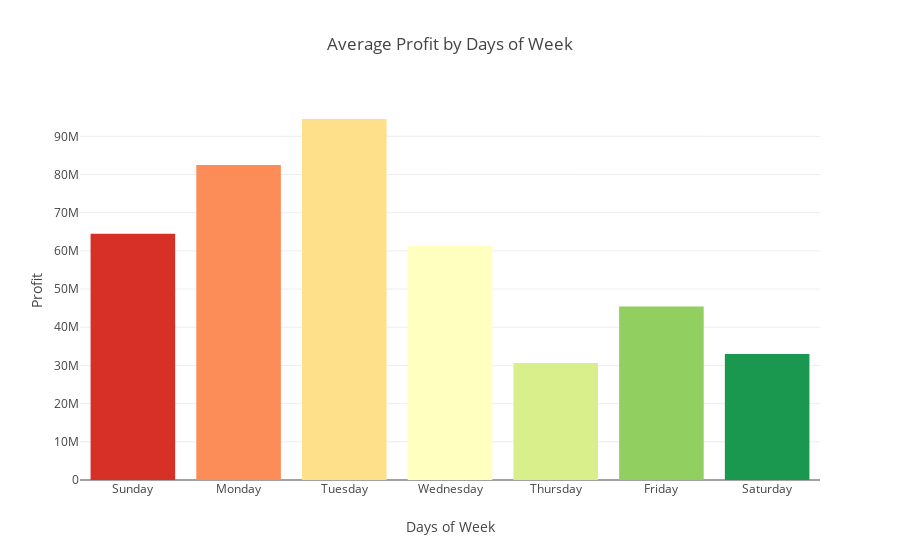

This figure's notebook cell:
### Code cell
import colorlover as cl
bar_data = [go.Bar(x=['Sunday', 'Monday', 'Tuesday', 'Wednesday', 'Thursday', 'Friday', 'Saturday']\
                   , y=profit_by_dow["profit"],marker=dict(color = cl.scales['7']['div']['RdYlGn']))]

py.offline.iplot({ 'data': bar_data,
            'layout': {
               'title': 'Average Profit by Days of Week',
               'xaxis': {
                 'title': 'Days of Week'},
               'yaxis': {
                'title': 'Profit'}
        }})

### Figure 1 — Plotly figure (JSON) as saved in the notebook; plotly's stock layout.template omitted (floating-point values rounded to 4 significant figures)
{"data": [{"marker": {"color": ["rgb(215,48,39)", "rgb(252,141,89)", "rgb(254,224,139)", "rgb(255,255,191)", "rgb(217,239,139)", "rgb(145,207,96)", "rgb(26,152,80)"]}, "type": "bar", "uid": "ceddb2cc-09e9-4a4c-a28c-dcf57b356abd", "x": ["Sunday", "Monday", "Tuesday", "Wednesday", "Thursday", "Friday", "Saturday"], "y": [64510000.0, 82460000.0, 94540000.0, 61270000.0, 30650000.0, 45430000.0, 32980000.0]}], "layout": {"title": {"text": "Average Profit by Days of Week"}, "xaxis": {"title": {"text": "Days of Week"}}, "yaxis": {"title": {"text": "Profit"}}}}
